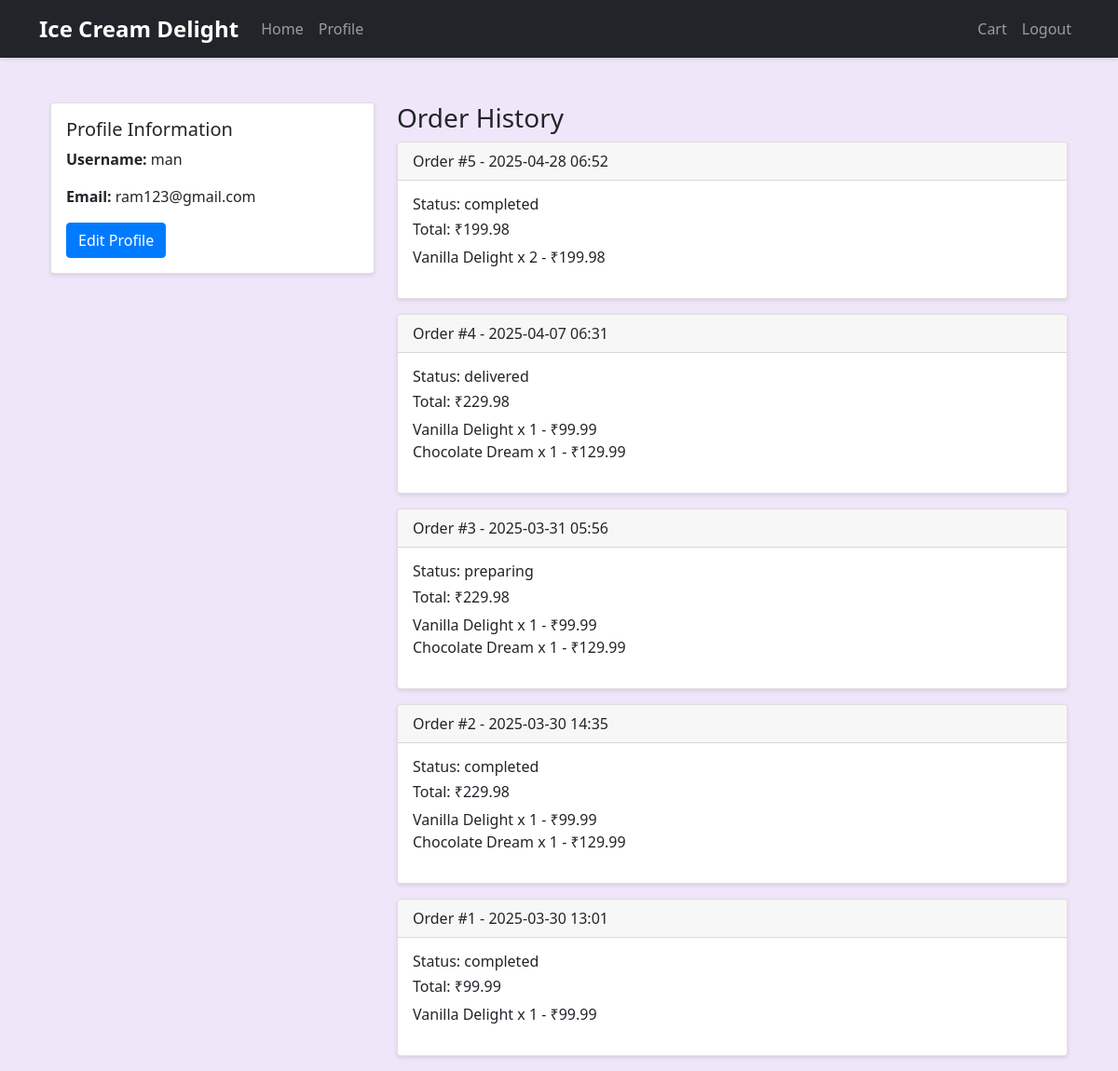
The page /profile (signed in) on the database its author committed.
### models.py (models this page shows, shortened)
class User(UserMixin, db.Model):
    id = db.Column(db.Integer, primary_key=True)
    username = db.Column(db.String(80), unique=True, nullable=False)
    email = db.Column(db.String(120), unique=True, nullable=False)
    password_hash = db.Column(db.String(128))
    is_admin = db.Column(db.Boolean, default=False)
    created_at = db.Column(db.DateTime, default=datetime.utcnow)
    orders = db.relationship('Order', backref='user', lazy=True)

class Order(db.Model):
    id = db.Column(db.Integer, primary_key=True)
    user_id = db.Column(db.Integer, db.ForeignKey('user.id'), nullable=False)
    address_id = db.Column(db.Integer, db.ForeignKey('address.id'), nullable=True)
    status = db.Column(db.String(20), default='pending')  # pending, processing, delivered
    total_amount = db.Column(db.Float, nullable=False)
    created_at = db.Column(db.DateTime, default=datetime.utcnow)
    updated_at = db.Column(db.DateTime, default=datetime.utcnow, onupdate=datetime.utcnow)
    items = db.relationship('OrderItem', backref='order', lazy=True)
    address = db.relationship('Address', backref='orders')

class OrderItem(db.Model):
    id = db.Column(db.Integer, primary_key=True)
    order_id = db.Column(db.Integer, db.ForeignKey('order.id'), nullable=False)
    product_id = db.Column(db.Integer, db.ForeignKey('product.id'), nullable=False)
    quantity = db.Column(db.Integer, nullable=False)
    price = db.Column(db.Float, nullable=False)  # Price at time of purchase

class Product(db.Model):
    id = db.Column(db.Integer, primary_key=True)
    name = db.Column(db.String(100), nullable=False)
    description = db.Column(db.Text)
    price = db.Column(db.Float, nullable=False)
    image_url = db.Column(db.String(200))
    category = db.Column(db.String(50))
    stock = db.Column(db.Integer, default=0)
    created_at = db.Column(db.DateTime, default=datetime.utcnow)
    order_items = db.relationship('OrderItem', backref='product', lazy=True)

### app.py (the view)
@app.route('/profile')
@login_required
def profile():
    orders = Order.query.filter_by(user_id=current_user.id).order_by(Order.created_at.desc()).all()
    return render_template('user_profile.html', orders=orders)

### app.py (called while the page is built)
@app.before_request
def initialize_cart():
    if 'cart' not in session:
        session['cart'] = {}

@login_manager.user_loader
def load_user(user_id):
    return db.session.get(User, int(user_id))

### templates/user_profile.html (shortened to what this page needs)
{% extends "base.html" %}
{% block content %}
<div class="container mt-5">
    <div class="row">
        <div class="col-md-4">
            <div class="card">
                <div class="card-body">
                    <h5 class="card-title">Profile Information</h5>
                    <p class="card-text"><strong>Username:</strong> {{ current_user.username }}</p>
                    <p class="card-text"><strong>Email:</strong> {{ current_user.email }}</p>
                    <a href="{{ url_for('edit_profile') }}" class="btn btn-primary">Edit Profile</a>
                </div>
            </div>
        </div>
        <div class="col-md-8">
            <h3>Order History</h3>
            {% if orders %}
                {% for order in orders %}
                <div class="card mb-3">
                    <div class="card-header">
                        Order #{{ order.id }} - {{ order.created_at.strftime('%Y-%m-%d %H:%M') }}
                    </div>
                    <div class="card-body">
                        <h6>Status: {{ order.status }}</h6>
                        <h6>Total: ₹{{ "%.2f"|format(order.total_amount) }}</h6>
                        <ul class="list-unstyled">
                            {% for item in order.items %}
                            <li>{{ item.product.name }} x {{ item.quantity }} - ₹{{ "%.2f"|format(item.price * item.quantity) }}</li>
                            {% endfor %}
                        </ul>
                    </div>
                </div>
                {% endfor %}
            {% else %}
                <p>No orders found.</p>
            {% endif %}
        </div>
    </div>
</div>
{% endblock %}

### static/styles.css (style rules this page uses)
:root { --primary-color: #FF6B6B; --secondary-color: #4ECDC4; --accent-color: #FFE66D; --dark-color: #2C3E50; }
body { font-family: 'Segoe UI', Tahoma, Geneva, Verdana, sans-serif; overflow-x: hidden; background-color: #f0e6fa; }
.btn-primary { background-color: #007bff; border-color: #007bff; }
.card { box-shadow: 0 2px 4px rgba(0,0,0,0.1); }

### rows shown on the page
User: username "man", email "ram123@gmail.com"
Order: id "5", created_at "2025-04-28 06:52", status "completed", total_amount "199.98"
OrderItem: product.name "Vanilla Delight", quantity "2", item.price*item.quantity "199.98"
Order: id "4", created_at "2025-04-07 06:31", status "delivered", total_amount "229.98"
OrderItem: product.name "Vanilla Delight", quantity "1", item.price*item.quantity "99.99"
OrderItem: product.name "Chocolate Dream", quantity "1", item.price*item.quantity "129.99"
Order: id "3", created_at "2025-03-31 05:56", status "preparing", total_amount "229.98"
OrderItem: product.name "Vanilla Delight", quantity "1", item.price*item.quantity "99.99"
OrderItem: product.name "Chocolate Dream", quantity "1", item.price*item.quantity "129.99"
Order: id "2", created_at "2025-03-30 14:35", status "completed", total_amount "229.98"
OrderItem: product.name "Vanilla Delight", quantity "1", item.price*item.quantity "99.99"
OrderItem: product.name "Chocolate Dream", quantity "1", item.price*item.quantity "129.99"
Order: id "1", created_at "2025-03-30 13:01", status "completed", total_amount "99.99"
OrderItem: product.name "Vanilla Delight", quantity "1", item.price*item.quantity "99.99"
